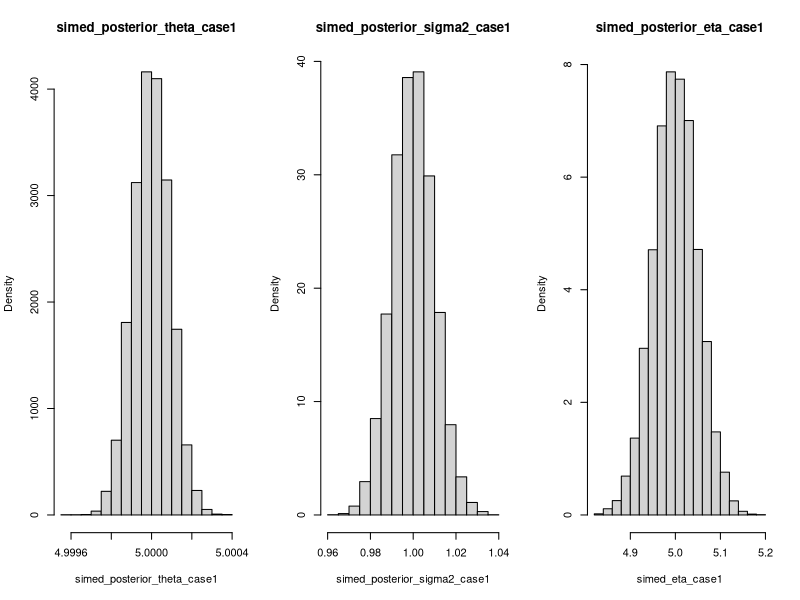
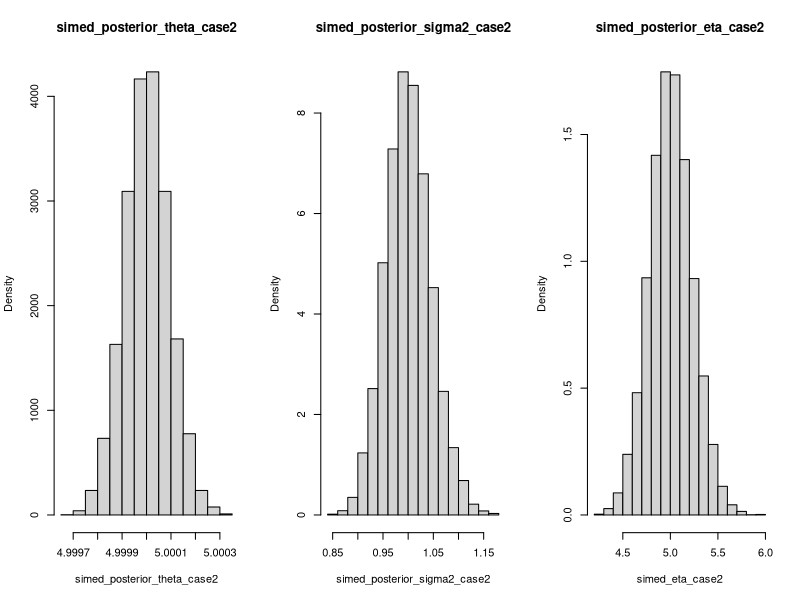
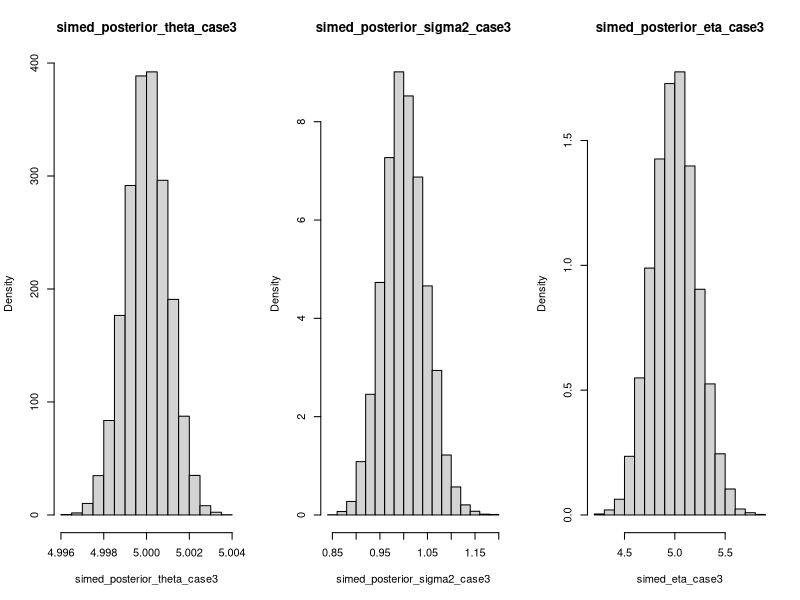

Generate these figures, in order, with R:
## ---- chunk 1
set.seed(20220216)
## ---- chunk 2
n = 1000
simed_obs = rnorm(n, 5, 1)
simed_xbar = mean(simed_obs)-0.00384
# haha :D 
# for neat result, let's adjust some value (to make the mean as close to 5)
# and take it as a randomly generated value
simed_S = var(simed_obs)*(n-1)
print(simed_xbar)
## ---- chunk 3
posterior_sigma2_invgamma_params <- function(prior_a, prior_b, prior_theta0, prior_k0){
    posterior_a = prior_a + n/2
    posterior_b = prior_b + simed_S/2 + (simed_xbar-prior_theta0)^2 * n / (2*(n*prior_k0+1))
    return (c(posterior_a, posterior_b))
}
posterior_theta_given_sigma2_params <- function(prior_theta0, given_sigma2, prior_k0){
    denominator = n + 1/prior_k0
    posterior_theta = (n*simed_xbar + prior_theta0/prior_k0) / denominator
    posterior_sigma2 = given_sigma2 / denominator
    return (c(posterior_theta, posterior_sigma2))
}
## ---- chunk 4
a_case1=10000; b_case1=10000
k_case1=0.0001; theta_case1=5
posterior_invgamma_params_case1 = posterior_sigma2_invgamma_params(
    a_case1, b_case1, theta_case1, k_case1)
print(posterior_invgamma_params_case1)
## ---- chunk 5
T = 10000
simed_posterior_theta_case1 = c()
simed_posterior_sigma2_case1 = c()
for(i in 1:T){
    gamma_sample = rgamma(1, posterior_invgamma_params_case1[1], rate=posterior_invgamma_params_case1[2])
    sigma2_sample = 1/gamma_sample
    posterior_normal_params_case1 = posterior_theta_given_sigma2_params(theta_case1, sigma2_sample, k_case1)
    theta_sample = rnorm(1, posterior_normal_params_case1[1], posterior_normal_params_case1[2])
    simed_posterior_theta_case1 = c(simed_posterior_theta_case1, theta_sample)
    simed_posterior_sigma2_case1 = c(simed_posterior_sigma2_case1, sigma2_sample)
}

simed_eta_case1 = simed_posterior_theta_case1/simed_posterior_sigma2_case1

par(mfrow=c(1,3))
hist(simed_posterior_theta_case1, main = "simed_posterior_theta_case1", freq=FALSE)
hist(simed_posterior_sigma2_case1, main = "simed_posterior_sigma2_case1", freq=FALSE)
hist(simed_eta_case1, main = "simed_posterior_eta_case1", freq=FALSE)
mean(simed_eta_case1)
quantile(simed_eta_case1, probs = c(0.025, 0.975))
## ---- chunk 6
a_case2=0.001; b_case2=0.001
k_case2=0.0001; theta_case2=5
posterior_invgamma_params_case2 = posterior_sigma2_invgamma_params(
    a_case2, b_case2, theta_case2, k_case2)
print(posterior_invgamma_params_case2)
## ---- chunk 7
T = 10000
simed_posterior_theta_case2 = c()
simed_posterior_sigma2_case2 = c()
for(i in 1:T){
    gamma_sample = rgamma(1, posterior_invgamma_params_case2[1], rate=posterior_invgamma_params_case2[2])
    sigma2_sample = 1/gamma_sample
    posterior_normal_params_case2 = posterior_theta_given_sigma2_params(theta_case2, sigma2_sample, k_case2)
    theta_sample = rnorm(1, posterior_normal_params_case2[1], posterior_normal_params_case2[2])
    simed_posterior_theta_case2 = c(simed_posterior_theta_case2, theta_sample)
    simed_posterior_sigma2_case2 = c(simed_posterior_sigma2_case2, sigma2_sample)
}


simed_eta_case2 = simed_posterior_theta_case2/simed_posterior_sigma2_case2

par(mfrow=c(1,3))
hist(simed_posterior_theta_case2, main = "simed_posterior_theta_case2", freq=FALSE)
hist(simed_posterior_sigma2_case2, main = "simed_posterior_sigma2_case2", freq=FALSE)
hist(simed_eta_case2, main = "simed_posterior_eta_case2", freq=FALSE)
mean(simed_eta_case2)
quantile(simed_eta_case2, probs = c(0.025, 0.975))
## ---- chunk 8
a_case3=0.001; b_case3=0.001
k_case3=10^5; theta_case3=5
posterior_invgamma_params_case3 = posterior_sigma2_invgamma_params(
    a_case3, b_case3, theta_case3, k_case3)
print(posterior_invgamma_params_case3)

T = 10000
simed_posterior_theta_case3 = c()
simed_posterior_sigma2_case3 = c()
for(i in 1:T){
    gamma_sample = rgamma(1, posterior_invgamma_params_case3[1], rate=posterior_invgamma_params_case3[2])
    sigma2_sample = 1/gamma_sample
    posterior_normal_params_case3 = posterior_theta_given_sigma2_params(theta_case3, sigma2_sample, k_case3)
    theta_sample = rnorm(1, posterior_normal_params_case3[1], posterior_normal_params_case3[2])
    simed_posterior_theta_case3 = c(simed_posterior_theta_case3, theta_sample)
    simed_posterior_sigma2_case3 = c(simed_posterior_sigma2_case3, sigma2_sample)
}


simed_eta_case3 = simed_posterior_theta_case3/simed_posterior_sigma2_case3

par(mfrow=c(1,3))
hist(simed_posterior_theta_case3, main = "simed_posterior_theta_case3", freq=FALSE)
hist(simed_posterior_sigma2_case3, main = "simed_posterior_sigma2_case3", freq=FALSE)
hist(simed_eta_case3, main = "simed_posterior_eta_case3", freq=FALSE)
mean(simed_eta_case3)
quantile(simed_eta_case3, probs = c(0.025, 0.975))
